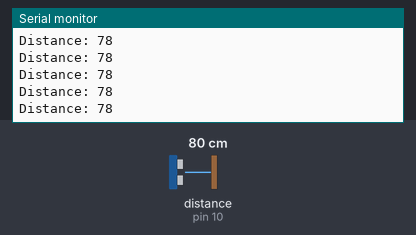
A sketch run on a simulated Arduino Uno, built with avr-gcc and run on an emulated ATmega328P. On the bench: the last lines printed to the serial monitor. Wiring (inferred from the names in the program): ultrasonic range finder: trigger pin 9; echo pin 10. The inputs (shaded band) are chosen by the test bench; at power-on: distance to the obstacle (sensor on pin 10) 80 cm. The echo pulse lasts 58.3 µs per cm.

Above: at 1.2 s.
1.3 s: distance to the obstacle (sensor on pin 10) set to 2 cm
At 2.0 s:
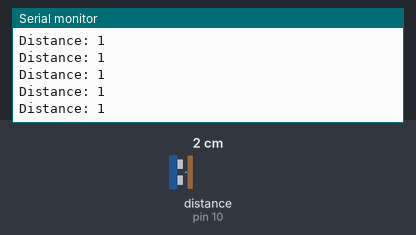
4.3 s: distance to the obstacle (sensor on pin 10) set to 120 cm
At 5.3 s:
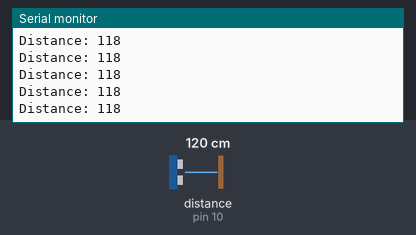
7.3 s: distance to the obstacle (sensor on pin 10) set to 4 cm
At 8.2 s:
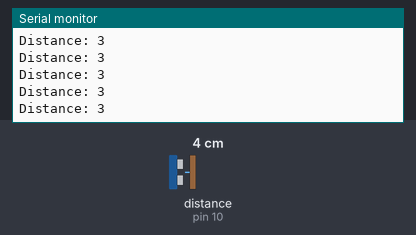
10.3 s: distance to the obstacle (sensor on pin 10) set to 18 cm
At 10.9 s:
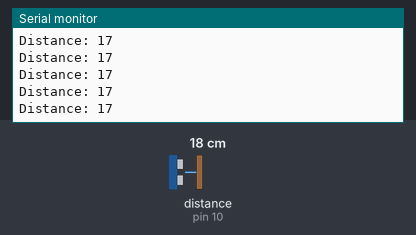
Timing chart, 0 to 13.3 s (numbered marks = the images above; inputs shaded):
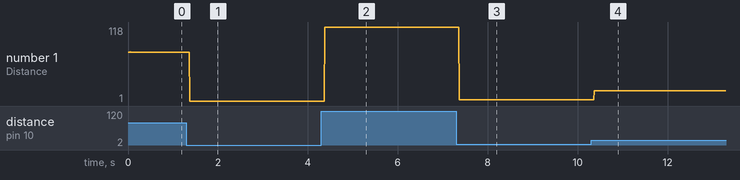

Measured:
- after the input at 1.3 s, the serial monitor: prints a new line after 0.07 s (image 1)
- after the input at 4.3 s, the serial monitor: prints a new line after 0.08 s (image 2)
- after the input at 7.3 s, the serial monitor: prints a new line after 0.07 s (image 3)
- after the input at 10.3 s, the serial monitor: prints a new line after 0.07 s (image 4)
- plotted number 1: 78 → 1 after the input at 1.3 s, 1 → 118 after the input at 4.3 s, 118 → 3 after the input at 7.3 s, 3 → 1 after the input at 10.3 s

The sketch:

Ultrasonic_Sensor.ino
```cpp
/*
* Ultrasonic Sensor HC-SR04 interfacing with Arduino.
*/
// defining the pins
const int trigPin = 9;
const int echoPin = 10;
// defining variables
long duration;
int distance;
void setup() {
pinMode(trigPin, OUTPUT); // Sets the trigPin as an Output
pinMode(echoPin, INPUT); // Sets the echoPin as an Input
Serial.begin(9600); // Starts the serial communication
}

void CalculateDistance(){
  // Clears the trigPin
digitalWrite(trigPin, LOW);
delayMicroseconds(2);
// Sets the trigPin on HIGH state for 10 micro seconds
digitalWrite(trigPin, HIGH);
delayMicroseconds(10);
digitalWrite(trigPin, LOW);
// Reads the echoPin, returns the sound wave travel time in microseconds
duration = pulseIn(echoPin, HIGH);
// Calculating the distance
distance= duration*0.034/2;
}

void loop() {
CalculateDistance();
// Prints the distance on the Serial Monitor
Serial.print("Distance: ");
Serial.println(distance);
}
```
